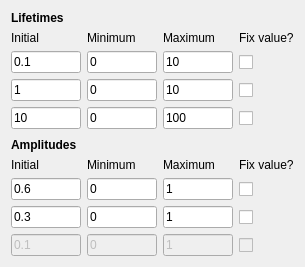
          <widget class="QWidget" name="page_3">
           <layout class="QGridLayout" name="gridLayout_4">
            <item row="8" column="3">
             <widget class="QCheckBox" name="check3AmpFix1">
              <property name="sizePolicy">
               <sizepolicy hsizetype="Minimum" vsizetype="Minimum">
                <horstretch>0</horstretch>
                <verstretch>0</verstretch>
               </sizepolicy>
              </property>
              <property name="text">
               <string/>
              </property>
             </widget>
            </item>
            <item row="9" column="1">
             <widget class="QLineEdit" name="line3AmpMin2">
              <property name="sizePolicy">
               <sizepolicy hsizetype="Expanding" vsizetype="Minimum">
                <horstretch>0</horstretch>
                <verstretch>0</verstretch>
               </sizepolicy>
              </property>
              <property name="maximumSize">
               <size>
                <width>70</width>
                <height>16777215</height>
               </size>
              </property>
              <property name="text">
               <string>0</string>
              </property>
             </widget>
            </item>
            <item row="9" column="0">
             <widget class="QLineEdit" name="line3AmpInit2">
              <property name="sizePolicy">
               <sizepolicy hsizetype="Expanding" vsizetype="Minimum">
                <horstretch>0</horstretch>
                <verstretch>0</verstretch>
               </sizepolicy>
              </property>
              <property name="maximumSize">
               <size>
                <width>70</width>
                <height>16777215</height>
               </size>
              </property>
              <property name="text">
               <string>0.3</string>
              </property>
             </widget>
            </item>
            <item row="10" column="3">
             <widget class="QCheckBox" name="check3AmpFix3">
              <property name="enabled">
               <bool>false</bool>
              </property>
              <property name="sizePolicy">
               <sizepolicy hsizetype="Minimum" vsizetype="Minimum">
                <horstretch>0</horstretch>
                <verstretch>0</verstretch>
               </sizepolicy>
              </property>
              <property name="text">
               <string/>
              </property>
             </widget>
            </item>
            <item row="4" column="0">
             <widget class="QLineEdit" name="line3Init3">
              <property name="sizePolicy">
               <sizepolicy hsizetype="Expanding" vsizetype="Minimum">
                <horstretch>0</horstretch>
                <verstretch>0</verstretch>
               </sizepolicy>
              </property>
              <property name="maximumSize">
               <size>
                <width>70</width>
                <height>16777215</height>
               </size>
              </property>
              <property name="text">
               <string>10</string>
              </property>
             </widget>
            </item>
            <item row="3" column="0">
             <widget class="QLineEdit" name="line3Init2">
              <property name="sizePolicy">
               <sizepolicy hsizetype="Expanding" vsizetype="Minimum">
                <horstretch>0</horstretch>
                <verstretch>0</verstretch>
               </sizepolicy>
              </property>
              <property name="maximumSize">
               <size>
                <width>70</width>
                <height>16777215</height>
               </size>
              </property>
              <property name="text">
               <string>1</string>
              </property>
             </widget>
            </item>
            <item row="3" column="1">
             <widget class="QLineEdit" name="line3Min2">
              <property name="sizePolicy">
               <sizepolicy hsizetype="Expanding" vsizetype="Minimum">
                <horstretch>0</horstretch>
                <verstretch>0</verstretch>
               </sizepolicy>
              </property>
              <property name="maximumSize">
               <size>
                <width>70</width>
                <height>16777215</height>
               </size>
              </property>
              <property name="text">
               <string>0</string>
              </property>
             </widget>
            </item>
            <item row="3" column="3">
             <widget class="QCheckBox" name="check3Fix2">
              <property name="sizePolicy">
               <sizepolicy hsizetype="Minimum" vsizetype="Minimum">
                <horstretch>0</horstretch>
                <verstretch>0</verstretch>
               </sizepolicy>
              </property>
              <property name="text">
               <string/>
              </property>
             </widget>
            </item>
            <item row="2" column="3">
             <widget class="QCheckBox" name="check3Fix1">
              <property name="sizePolicy">
               <sizepolicy hsizetype="Minimum" vsizetype="Minimum">
                <horstretch>0</horstretch>
                <verstretch>0</verstretch>
               </sizepolicy>
              </property>
              <property name="text">
               <string/>
              </property>
             </widget>
            </item>
            <item row="1" column="1">
             <widget class="QLabel" name="label_12">
              <property name="sizePolicy">
               <sizepolicy hsizetype="Preferred" vsizetype="Minimum">
                <horstretch>0</horstretch>
                <verstretch>0</verstretch>
               </sizepolicy>
              </property>
              <property name="text">
               <string>Minimum</string>
              </property>
             </widget>
            </item>
            <item row="2" column="1">
             <widget class="QLineEdit" name="line3Min1">
              <property name="sizePolicy">
               <sizepolicy hsizetype="Expanding" vsizetype="Minimum">
                <horstretch>0</horstretch>
                <verstretch>0</verstretch>
               </sizepolicy>
              </property>
              <property name="maximumSize">
               <size>
                <width>70</width>
                <height>16777215</height>
               </size>
              </property>
              <property name="inputMask">
               <string/>
              </property>
              <property name="text">
               <string>0</string>
              </property>
             </widget>
            </item>
            <item row="9" column="2">
             <widget class="QLineEdit" name="line3AmpMax2">
              <property name="sizePolicy">
               <sizepolicy hsizetype="Expanding" vsizetype="Minimum">
                <horstretch>0</horstretch>
                <verstretch>0</verstretch>
               </sizepolicy>
              </property>
              <property name="maximumSize">
               <size>
                <width>70</width>
                <height>16777215</height>
               </size>
              </property>
              <property name="text">
               <string>1</string>
              </property>
             </widget>
            </item>
            <item row="7" column="2">
             <widget class="QLabel" name="label_30">
              <property name="sizePolicy">
               <sizepolicy hsizetype="Preferred" vsizetype="Minimum">
                <horstretch>0</horstretch>
                <verstretch>0</verstretch>
               </sizepolicy>
              </property>
              <property name="text">
               <string>Maximum</string>
              </property>
             </widget>
            </item>
            <item row="4" column="3">
             <widget class="QCheckBox" name="check3Fix3">
              <property name="sizePolicy">
               <sizepolicy hsizetype="Minimum" vsizetype="Minimum">
                <horstretch>0</horstretch>
                <verstretch>0</verstretch>
               </sizepolicy>
              </property>
              <property name="text">
               <string/>
              </property>
             </widget>
            </item>
            <item row="2" column="2">
             <widget class="QLineEdit" name="line3Max1">
              <property name="sizePolicy">
               <sizepolicy hsizetype="Expanding" vsizetype="Minimum">
                <horstretch>0</horstretch>
                <verstretch>0</verstretch>
               </sizepolicy>
              </property>
              <property name="maximumSize">
               <size>
                <width>70</width>
                <height>16777215</height>
               </size>
              </property>
              <property name="text">
               <string>10</string>
              </property>
             </widget>
            </item>
            <item row="9" column="3">
             <widget class="QCheckBox" name="check3AmpFix2">
              <property name="sizePolicy">
               <sizepolicy hsizetype="Minimum" vsizetype="Minimum">
                <horstretch>0</horstretch>
                <verstretch>0</verstretch>
               </sizepolicy>
              </property>
              <property name="text">
               <string/>
              </property>
             </widget>
            </item>
            <item row="10" column="2">
             <widget class="QLineEdit" name="line3AmpMax3">
              <property name="enabled">
               <bool>false</bool>
              </property>
              <property name="sizePolicy">
               <sizepolicy hsizetype="Expanding" vsizetype="Minimum">
                <horstretch>0</horstretch>
                <verstretch>0</verstretch>
               </sizepolicy>
              </property>
              <property name="maximumSize">
               <size>
                <width>70</width>
                <height>16777215</height>
               </size>
              </property>
              <property name="text">
               <string>1</string>
              </property>
             </widget>
            </item>
            <item row="4" column="2">
             <widget class="QLineEdit" name="line3Max3">
              <property name="sizePolicy">
               <sizepolicy hsizetype="Expanding" vsizetype="Minimum">
                <horstretch>0</horstretch>
                <verstretch>0</verstretch>
               </sizepolicy>
              </property>
              <property name="maximumSize">
               <size>
                <width>70</width>
                <height>16777215</height>
               </size>
              </property>
              <property name="text">
               <string>100</string>
              </property>
             </widget>
            </item>
            <item row="8" column="1">
             <widget class="QLineEdit" name="line3AmpMin1">
              <property name="sizePolicy">
               <sizepolicy hsizetype="Expanding" vsizetype="Minimum">
                <horstretch>0</horstretch>
                <verstretch>0</verstretch>
               </sizepolicy>
              </property>
              <property name="maximumSize">
               <size>
                <width>70</width>
                <height>16777215</height>
               </size>
              </property>
              <property name="text">
               <string>0</string>
              </property>
             </widget>
            </item>
            <item row="1" column="3">
             <widget class="QLabel" name="label_15">
              <property name="sizePolicy">
               <sizepolicy hsizetype="Preferred" vsizetype="Minimum">
                <horstretch>0</horstretch>
                <verstretch>0</verstretch>
               </sizepolicy>
              </property>
              <property name="text">
               <string>Fix value?</string>
              </property>
             </widget>
            </item>
            <item row="1" column="0">
             <widget class="QLabel" name="label_14">
              <property name="sizePolicy">
               <sizepolicy hsizetype="Preferred" vsizetype="Minimum">
                <horstretch>0</horstretch>
                <verstretch>0</verstretch>
               </sizepolicy>
              </property>
              <property name="text">
               <string>Initial</string>
              </property>
             </widget>
            </item>
            <item row="5" column="0" colspan="4">
             <spacer name="verticalSpacer_10">
              <property name="orientation">
               <enum>Qt::Vertical</enum>
              </property>
              <property name="sizeType">
               <enum>QSizePolicy::Fixed</enum>
              </property>
              <property name="sizeHint" stdset="0">
               <size>
                <width>20</width>
                <height>3</height>
               </size>
              </property>
             </spacer>
            </item>
            <item row="7" column="0">
             <widget class="QLabel" name="label_28">
              <property name="sizePolicy">
               <sizepolicy hsizetype="Preferred" vsizetype="Minimum">
                <horstretch>0</horstretch>
                <verstretch>0</verstretch>
               </sizepolicy>
              </property>
              <property name="text">
               <string>Initial</string>
              </property>
             </widget>
            </item>
            <item row="10" column="1">
             <widget class="QLineEdit" name="line3AmpMin3">
              <property name="enabled">
               <bool>false</bool>
              </property>
              <property name="sizePolicy">
               <sizepolicy hsizetype="Expanding" vsizetype="Minimum">
                <horstretch>0</horstretch>
                <verstretch>0</verstretch>
               </sizepolicy>
              </property>
              <property name="maximumSize">
               <size>
                <width>70</width>
                <height>16777215</height>
               </size>
              </property>
              <property name="text">
               <string>0</string>
              </property>
             </widget>
            </item>
            <item row="8" column="2">
             <widget class="QLineEdit" name="line3AmpMax1">
              <property name="sizePolicy">
               <sizepolicy hsizetype="Expanding" vsizetype="Minimum">
                <horstretch>0</horstretch>
                <verstretch>0</verstretch>
               </sizepolicy>
              </property>
              <property name="maximumSize">
               <size>
                <width>70</width>
                <height>16777215</height>
               </size>
              </property>
              <property name="text">
               <string>1</string>
              </property>
             </widget>
            </item>
            <item row="6" column="0">
             <widget class="QLabel" name="label_27">
              <property name="sizePolicy">
               <sizepolicy hsizetype="Preferred" vsizetype="Minimum">
                <horstretch>0</horstretch>
                <verstretch>0</verstretch>
               </sizepolicy>
              </property>
              <property name="font">
               <font>
                <weight>75</weight>
                <bold>true</bold>
               </font>
              </property>
              <property name="text">
               <string>Amplitudes</string>
              </property>
             </widget>
            </item>
            <item row="2" column="0">
             <widget class="QLineEdit" name="line3Init1">
              <property name="sizePolicy">
               <sizepolicy hsizetype="Minimum" vsizetype="Minimum">
                <horstretch>0</horstretch>
                <verstretch>0</verstretch>
               </sizepolicy>
              </property>
              <property name="minimumSize">
               <size>
                <width>0</width>
                <height>0</height>
               </size>
              </property>
              <property name="maximumSize">
               <size>
                <width>70</width>
                <height>16777215</height>
               </size>
              </property>
              <property name="text">
               <string>0.1</string>
              </property>
             </widget>
            </item>
            <item row="1" column="2">
             <widget class="QLabel" name="label_13">
              <property name="sizePolicy">
               <sizepolicy hsizetype="Preferred" vsizetype="Minimum">
                <horstretch>0</horstretch>
                <verstretch>0</verstretch>
               </sizepolicy>
              </property>
              <property name="text">
               <string>Maximum</string>
              </property>
             </widget>
            </item>
            <item row="3" column="2">
             <widget class="QLineEdit" name="line3Max2">
              <property name="sizePolicy">
               <sizepolicy hsizetype="Expanding" vsizetype="Minimum">
                <horstretch>0</horstretch>
                <verstretch>0</verstretch>
               </sizepolicy>
              </property>
              <property name="maximumSize">
               <size>
                <width>70</width>
                <height>16777215</height>
               </size>
              </property>
              <property name="text">
               <string>10</string>
              </property>
             </widget>
            </item>
            <item row="7" column="1">
             <widget class="QLabel" name="label_29">
              <property name="sizePolicy">
               <sizepolicy hsizetype="Preferred" vsizetype="Minimum">
                <horstretch>0</horstretch>
                <verstretch>0</verstretch>
               </sizepolicy>
              </property>
              <property name="text">
               <string>Minimum</string>
              </property>
             </widget>
            </item>
            <item row="0" column="0">
             <widget class="QLabel" name="label_16">
              <property name="sizePolicy">
               <sizepolicy hsizetype="Preferred" vsizetype="Minimum">
                <horstretch>0</horstretch>
                <verstretch>0</verstretch>
               </sizepolicy>
              </property>
              <property name="font">
               <font>
                <weight>75</weight>
                <bold>true</bold>
               </font>
              </property>
              <property name="text">
               <string>Lifetimes</string>
              </property>
             </widget>
            </item>
            <item row="8" column="0">
             <widget class="QLineEdit" name="line3AmpInit1">
              <property name="sizePolicy">
               <sizepolicy hsizetype="Expanding" vsizetype="Minimum">
                <horstretch>0</horstretch>
                <verstretch>0</verstretch>
               </sizepolicy>
              </property>
              <property name="maximumSize">
               <size>
                <width>70</width>
                <height>16777215</height>
               </size>
              </property>
              <property name="text">
               <string>0.6</string>
              </property>
             </widget>
            </item>
            <item row="10" column="0">
             <widget class="QLineEdit" name="line3AmpInit3">
              <property name="enabled">
               <bool>false</bool>
              </property>
              <property name="sizePolicy">
               <sizepolicy hsizetype="Expanding" vsizetype="Minimum">
                <horstretch>0</horstretch>
                <verstretch>0</verstretch>
               </sizepolicy>
              </property>
              <property name="maximumSize">
               <size>
                <width>70</width>
                <height>16777215</height>
               </size>
              </property>
              <property name="text">
               <string>0.1</string>
              </property>
             </widget>
            </item>
            <item row="7" column="3">
             <widget class="QLabel" name="label_31">
              <property name="sizePolicy">
               <sizepolicy hsizetype="Preferred" vsizetype="Minimum">
                <horstretch>0</horstretch>
                <verstretch>0</verstretch>
               </sizepolicy>
              </property>
              <property name="text">
               <string>Fix value?</string>
              </property>
             </widget>
            </item>
            <item row="4" column="1">
             <widget class="QLineEdit" name="line3Min3">
              <property name="sizePolicy">
               <sizepolicy hsizetype="Expanding" vsizetype="Minimum">
                <horstretch>0</horstretch>
                <verstretch>0</verstretch>
               </sizepolicy>
              </property>
              <property name="maximumSize">
               <size>
                <width>70</width>
                <height>16777215</height>
               </size>
              </property>
              <property name="text">
               <string>0</string>
              </property>
             </widget>
            </item>
           </layout>
          </widget>
